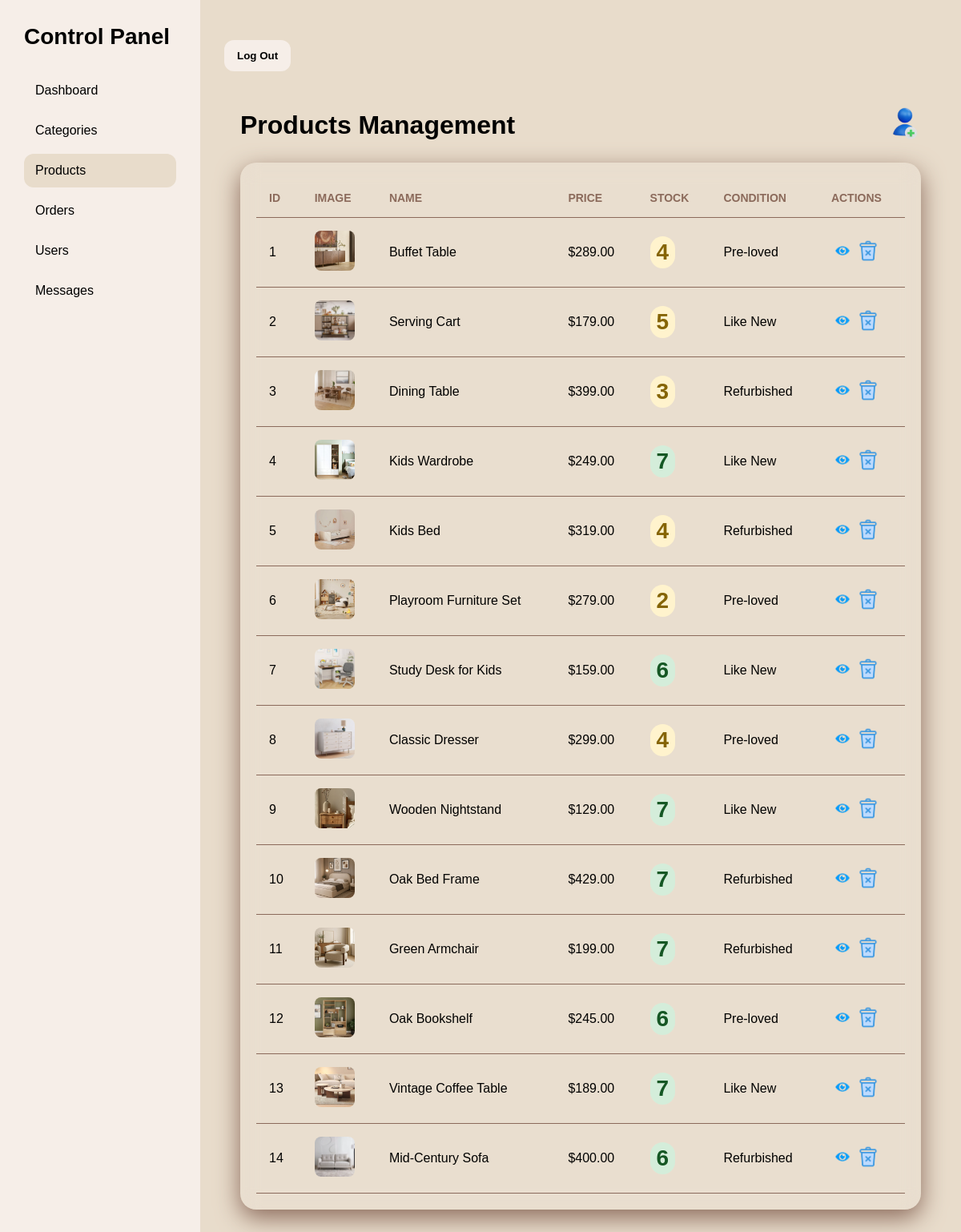
Page /admin/product.php (signed in) on the committed database.
### tables this page shows
CREATE TABLE `products` (
  `product_id` int(11) NOT NULL,
  `name` varchar(100) DEFAULT NULL,
  `price` decimal(10,2) DEFAULT NULL,
  `image` varchar(255) DEFAULT NULL,
  `product_condition` varchar(50) DEFAULT NULL,
  `category_id` int(11) DEFAULT NULL,
  `stock` int(11) NOT NULL,
  `description` text NOT NULL
);

### admin/product.php (the view, shortened to what this page needs)
<?php
include('inc/session.php');
?>
<!DOCTYPE html>
<html lang="en">
<head>
    <link rel="stylesheet" href="../admin/csss/style.css">
</head>
<body>
<div class="sidebar" id="sidebar">
    <div class="logo">Control Panel</div>
    <a href="index.php">Dashboard</a>
    <div class="profile-wrap">
        <a href="#" onclick="toggleMenuk()">Categories</a>
    </div>
    <a href="product.php" class="active">Products</a>
    <a href="ord.php">Orders</a>
    <div class="profile-wrap">
        <a href="#" onclick="toggleMenusss()">Users</a>
    </div>
    <a href="masge.php">Messages</a>
</div>
<div class="main">
    <header class="topbar">
        <div class="top-actions">
            <a href="logout.php"><button class="btn danger">Log Out</button></a>
        </div>
    </header>
    <div class="main-content">
        <header>
            <h1>Products Management</h1>
            <a href="ins_pro.php" title="Add Product"><img src="img/ins.png" style="width: 40px;"></a>
        </header>
        <section class="card">
            <table class="admin-table">
                <thead>
                    <tr>
                        <th>ID</th>
                        <th>Image</th>
                        <th>Name</th>
                        <th>Price</th>
                        <th>Stock</th>
                        <th>Condition</th>
                        <th>Actions</th>
                    </tr>
                </thead>
                <tbody>
                    <?php
                    $i = 1;
                    $sel_query = "SELECT * FROM products ORDER BY product_id DESC";
                    $result = mysqli_query($connect, $sel_query);
                    while ($row = mysqli_fetch_assoc($result)) {
                        $stock_class = '';
                        if ($row['stock'] <= 0) $stock_class = 'stock-out';
                        elseif ($row['stock'] <= 5) $stock_class = 'stock-low';
                        else $stock_class = 'stock-high';
                    ?>
                        <tr>
                            <td><?php echo $i++; ?></td>
                            <td><img src="../<?php echo $row['image']; ?>" width="50" height="50" style="object-fit:cover; border-radius:8px;"></td>
                            <td><?php echo htmlspecialchars($row['name']); ?></td>
                            <td>$<?php echo number_format($row['price'], 2); ?></td>
                            <td><span class="stock-badge <?php echo $stock_class; ?>"><?php echo $row['stock']; ?></span></td>
                            <td><?php echo htmlspecialchars($row['product_condition']); ?></td>
                            <td>
                                <a href="se_pro.php?id=<?php echo $row['product_id']; ?>"><img src="img/se.png" width="28" title="View"></a>
                                <a href="de_pro.php?id=<?php echo $row['product_id']; ?>" onclick="return confirm('Delete this product?')"><img src="img/de.png" width="28" title="Delete"></a>
                            </td>
                        </tr>
                    <?php } ?>
                </tbody>
            </table>
        </section>
    </div>
</div>
</body>
</html>

### admin/csss/style.css (style rules this page uses)
* { margin:0;padding:0;box-sizing:border-box }
body { font-family:Arial,sans-serif;background:#E8DCCB;color:black;display:flex;min-height:100vh }
.sidebar { width:250px;background:linear-gradient(180deg,#E8DCCB,#E8DCCB);padding:25px;transition:.3s }
.sidebar .logo { font-size:28px;font-weight:700;margin-bottom:30px }
.sidebar a { display:block;color:black;text-decoration:none;padding:12px 14px;border-radius:12px;margin:8px 0 }
.sidebar a:hover,.sidebar a.active { background:#E8DCCB;color:black }
.main { flex:1;padding:24px }
.topbar { display:flex;justify-content:space-between;align-items:center;margin-bottom:25px }
.top-actions { display:flex;gap:12px;align-items:center }
.btn { border:none;padding:12px 16px;border-radius:12px;cursor:pointer;font-weight:700 }
.danger { background:#F6EEE8;color:black }
.profile-wrap { position:relative }
.card,.panel { background:#E8DCCB;padding:22px;border-radius:20px;box-shadow:0 10px 30px rgba(0,0,0,.25) }
.card span { font-size:28px;font-weight:700 }
.main { flex:1;padding:30px }
* { margin:0;padding:0;box-sizing:border-box;font-family:Arial,sans-serif }
body { display:flex;min-height:100vh;background:linear-gradient(135deg,#E8DCCB,#E8DCCB) }
.sidebar { width:250px;background:#F6EEE8;backdrop-filter:blur(10px);padding:30px;color:black }
.sidebar li:hover,.sidebar .active { background:#E8DCCB;color:black }
header { display:flex;justify-content:space-between;align-items:center;margin-bottom:25px }
header h1 { color:black }
header button { border:none;padding:12px 18px;border-radius:12px;background:#E8DCCB;color:black;font-weight:bold;cursor:pointer }
.card { background:rgba(255,255,255,.08);backdrop-filter:blur(12px);border-radius:20px;padding:20px;box-shadow:0 10px 30px #8B6A5B }
table { width:100%;border-collapse:collapse;color:black }
th,td { text-align:left;padding:16px;border-bottom:1px solid #8B6A5B }
th { color:#8B6A5B;font-size:14px;text-transform:uppercase }
button { margin-top: 20px; padding: 12px; background: #8B6A5B; color: black; border: none; border-radius: 5px; cursor: pointer; }
.main-content { padding: 20px; }

### admin/product.php (style rules this page uses)
.stock-badge { display: inline-block; padding: 4px 8px; border-radius: 20px; font-size: 12px; font-weight: bold; }
.stock-high { background: #d4edda; color: #155724; }
.stock-low { background: #fff3cd; color: #856404; }

### rows in the picture
products: image (picture), name "Buffet Table", price "289.00", stock "4", product_condition "Pre-loved"
products: image (picture), name "Serving Cart", price "179.00", stock "5", product_condition "Like New"
products: image (picture), name "Dining Table", price "399.00", stock "3", product_condition "Refurbished"
products: image (picture), name "Kids Wardrobe", price "249.00", stock "7", product_condition "Like New"
products: image (picture), name "Kids Bed", price "319.00", stock "4", product_condition "Refurbished"
products: image (picture), name "Playroom Furniture Set", price "279.00", stock "2", product_condition "Pre-loved"
products: image (picture), name "Study Desk for Kids", price "159.00", stock "6", product_condition "Like New"
products: image (picture), name "Classic Dresser", price "299.00", stock "4", product_condition "Pre-loved"
products: image (picture), name "Wooden Nightstand", price "129.00", stock "7", product_condition "Like New"
products: image (picture), name "Oak Bed Frame", price "429.00", stock "7", product_condition "Refurbished"
products: image (picture), name "Green Armchair", price "199.00", stock "7", product_condition "Refurbished"
products: image (picture), name "Oak Bookshelf", price "245.00", stock "6", product_condition "Pre-loved"
products: image (picture), name "Vintage Coffee Table", price "189.00", stock "7", product_condition "Like New"
products: image (picture), name "Mid-Century Sofa", price "400.00", stock "6", product_condition "Refurbished"
